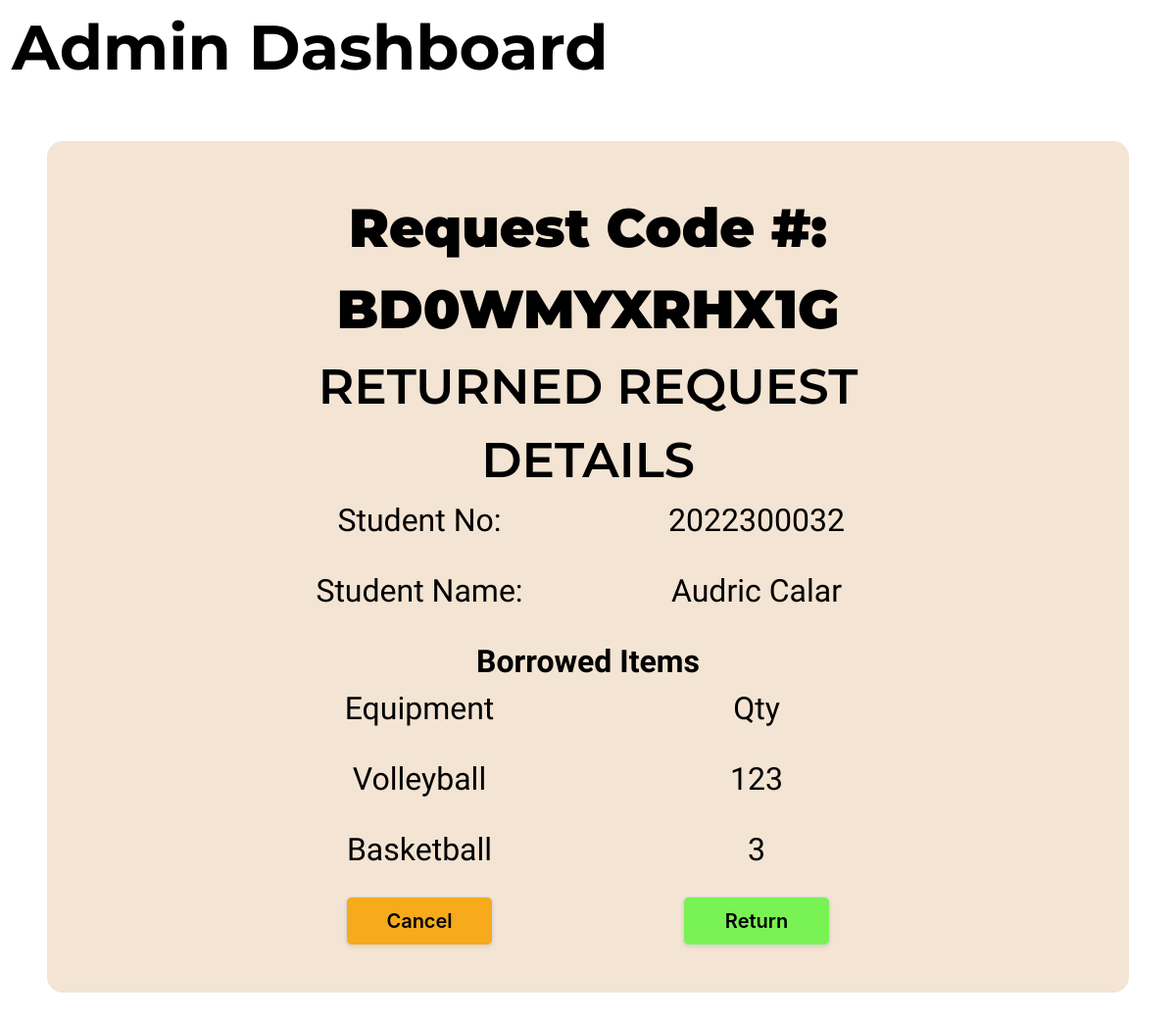
The page /admin-check-request-approve/BD0WMYXRHX1G (signed in) on the database its author committed.
### main/models.py (models this page shows, shortened)
class StudentBorrow(models.Model):
    id =models.AutoField(primary_key=True)
    student_no = models.IntegerField()
    first_name = models.CharField(max_length=255)
    last_name = models.CharField(max_length=255)
    code_request = models.CharField(max_length=20, blank=True, null=True)
    request_status = models.CharField(max_length=50, choices=REQUESTAPPROVE.choices, default=REQUESTAPPROVE.PENDING)

class ItemRequest(models.Model):
    id = models.AutoField(primary_key=True)
    equipment_name = models.CharField(max_length=255)
    quantity = models.IntegerField(blank=True, null=True)
    id_student_borrow = models.ForeignKey(StudentBorrow, on_delete=models.CASCADE)

### main/views.py (the view)
# urls.py: path("admin-check-request-approve/<str:code>", views.admin_chkdetails_app, name ="admin_chkdetails_app"),
@login_required
def admin_chkdetails_app(request, code):
    if(request.method =="POST"):
        try:
            get_user = StudentBorrow.objects.get(code_request = code)
            return JsonResponse({"msg": "User has been retrieve","redirect_url":f'/admin-check-request-approve/{code}'}, status=200)
        except:
            return JsonResponse({"msg": "Code doesnt exist"}, status=500)
    get_user = StudentBorrow.objects.get(code_request = code)
    get_items = ItemRequest.objects.filter(id_student_borrow = get_user)
    context ={
        "get_user": get_user,
        'get_item': get_items
    }
    return render(request,"main/administration_SBCA/admin_chk_req_app.html", context)

### main/templates/main/administration_SBCA/admin_chk_req_app.html (shortened to what this page needs)
{% extends './admin_base.html' %}
    {% block content %}
    <div class="has-text-centered sty-bkg-container-reqapp p-6">
      <h1
        class="sty-base-header-little-big-fz sty-base-montserrat-fm sty-main-head-reqapp"
      >
        Request Code #: {{ get_user.code_request }}
      </h1>
      <h1
        class="sty-base-header-littler-big-fz sty-base-montserrat-fm sty-main-subhead-reqapp"
      >
        RETURNED REQUEST
      </h1>
      <h1
        class="sty-base-header-littler-big-fz sty-base-montserrat-fm sty-main-subhead-reqapp"
      >
        DETAILS
      </h1>
      <div class="columns">
        <div class="column is-2"></div>
        <div class="column">
          <h1
            class="sty-basesubheader-fz sty-base-hind-fm sty-content-and-labels-reqapp"
          >
            Student No:
          </h1>
        </div>
        <div class="column">
          <h1
            class="sty-basesubheader-fz sty-base-hind-fm sty-content-and-labels-reqapp"
          >
            {{ get_user.student_no }}
          </h1>
        </div>
        <div class="column is-2"></div>
      </div>
      <div class="columns">
        <div class="column is-2"></div>
        <div class="column">
          <h1
            class="sty-basesubheader-fz sty-base-hind-fm sty-content-and-labels-reqapp"
          >
            Student Name:
          </h1>
        </div>
        <div class="column">
          <h1
            class="sty-basesubheader-fz sty-base-hind-fm sty-content-and-labels-reqapp"
          >
            {{ get_user.last_name }} {{ get_user.first_name }}
          </h1>
        </div>
        <div class="column is-2"></div>
      </div>
      <h1
        class="sty-basesubheader-fz sty-base-hind-fm sty-content-subheader-reqapp"
      >
        Borrowed Items
      </h1>
      <div class="columns">
        <div class="column is-2"></div>
        <div class="column">
          <h1
            class="sty-basesubheader-fz sty-base-hind-fm sty-content-and-labels-reqapp"
          >
            Equipment
          </h1>
        </div>
        <div class="column">
          <h1
            class="sty-basesubheader-fz sty-base-hind-fm sty-content-and-labels-reqapp"
          >
            Qty
          </h1>
        </div>
        <div class="column is-2"></div>
      </div>
      {% for item in get_item %}
      <div class="columns">
        <div class="column is-2"></div>
        <div class="column">
          <h1
            class="sty-basesubheader-fz sty-base-hind-fm sty-content-and-labels-reqapp"
          >
            {{ item.equipment_name }}
          </h1>
        </div>
        <div class="column">
          <h1
            class="sty-basesubheader-fz sty-base-hind-fm sty-content-and-labels-reqapp"
          >
            {{ item.quantity }}
          </h1>
        </div>
        <div class="column is-2"></div>
      </div>
      {% endfor %}
      <div class="columns">
        <div class="column is-2"></div>
        <div class="column">
          <a
            class="button sty-btn-cancel-reqapp"
            href="{% url 'main:admin_dashboard' %}"
            >Cancel</a
          >
        </div>
        <div class="column">
          <div class="button sty-btn-submit-reqapp" id="btn_save">Return</div>
        </div>
        <div class="column is-2"></div>
      </div>
    </div>
    {% endblock content %}

### rows shown on the page
StudentBorrow: code_request "BD0WMYXRHX1G", student_no "2022300032", last_name "Audric", first_name "Calar"
ItemRequest: equipment_name "Volleyball", quantity "123"
ItemRequest: equipment_name "Basketball", quantity "3"
